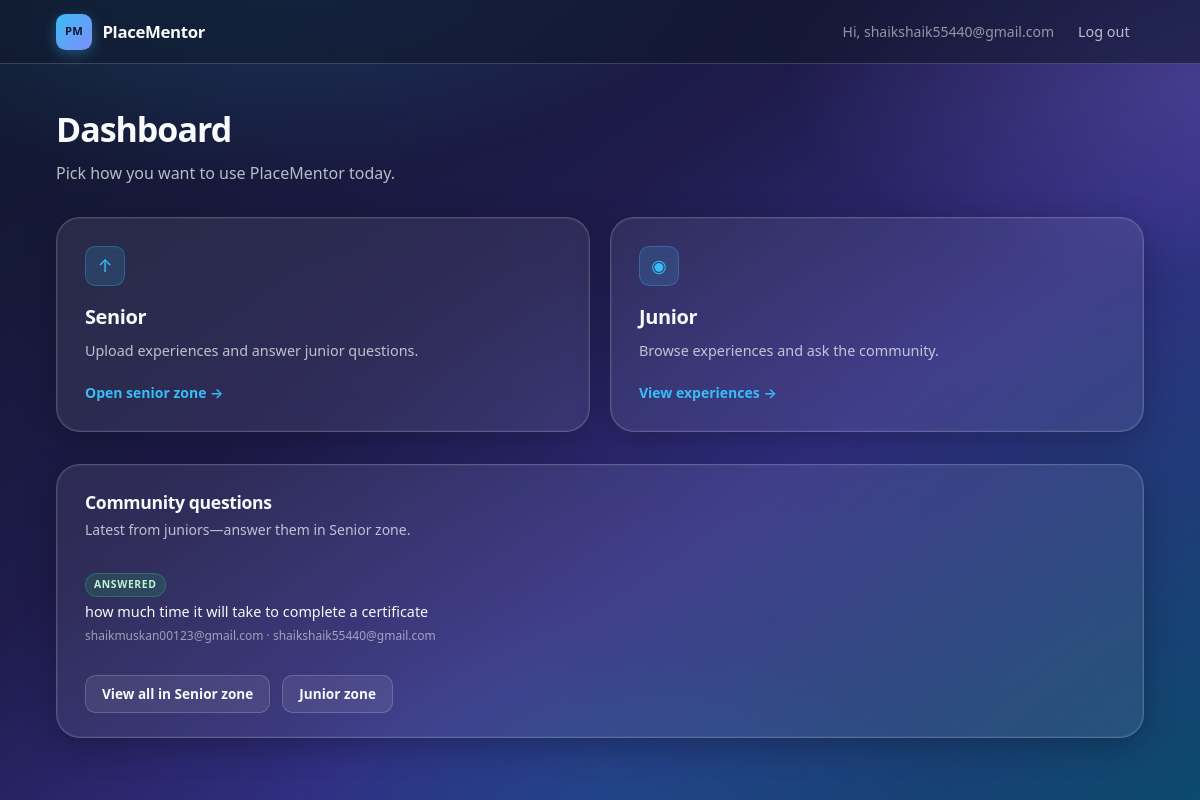
/dashboard (signed in), run on the app's committed database.
### tables this page shows
CREATE TABLE users (
            id INTEGER PRIMARY KEY AUTOINCREMENT,
            username TEXT UNIQUE NOT NULL,
            password TEXT NOT NULL
        );

CREATE TABLE queries (
            id INTEGER PRIMARY KEY AUTOINCREMENT,
            question TEXT NOT NULL,
            asked_by INTEGER NOT NULL,
            created_at TEXT NOT NULL DEFAULT (datetime('now')),
            answer TEXT,
            answered_by INTEGER,
            answered_at TEXT,
            FOREIGN KEY (asked_by) REFERENCES users(id),
            FOREIGN KEY (answered_by) REFERENCES users(id)
        );

### app.py (the view)
    @app.route("/dashboard")
    @login_required
    def dashboard():
        recent_queries = fetch_queries(limit=6)
        return render_template(
            "dashboard.html",
            username=current_username(),
            recent_queries=recent_queries,
        )

### auth.py (called while the page is built)
def current_username() -> str | None:
    return session.get(SESSION_USERNAME)

def login_required(view):
    @wraps(view)
    def wrapped(*args, **kwargs):
        if SESSION_USERNAME not in session:
            flash("Please log in to continue.", "error")
            return redirect(url_for("login", next=request.path))
        if not session.get(SESSION_USERNAME):
            session.clear()
            flash("Please log in to continue.", "error")
            return redirect(url_for("login", next=request.path))
        if SESSION_USER_ID not in session:
            session.clear()
            flash("Session expired. Please log in again.", "error")
            return redirect(url_for("login", next=request.path))
        return view(*args, **kwargs)
    return wrapped

### database.py (called while the page is built)
def connect_db() -> sqlite3.Connection:
    conn = sqlite3.connect(DB_NAME)
    conn.row_factory = sqlite3.Row
    return conn

@contextmanager
def db_connection():
    conn = connect_db()
    try:
        yield conn
    finally:
        conn.close()

def fetch_queries(limit: int | None = None, unanswered_first: bool = False):
    order = "ORDER BY q.created_at DESC"
    if unanswered_first:
        order = """
        ORDER BY CASE WHEN q.answer IS NULL OR TRIM(q.answer) = '' THEN 0 ELSE 1 END,
                 q.created_at DESC
        """
    sql = f"""
        SELECT q.id, q.question, q.answer, q.created_at, q.answered_at,
               u.username AS asker_name,
               ans.username AS answerer_name
        FROM queries q
        JOIN users u ON u.id = q.asked_by
        LEFT JOIN users ans ON ans.id = q.answered_by
        {order}
    """
    with db_connection() as conn:
        cur = conn.cursor()
        cur.execute(sql)
        rows = cur.fetchall()
    if limit is not None:
        rows = rows[:limit]
    return rows

### templates/dashboard.html (shortened to what this page needs)
<!DOCTYPE html>
<html lang="en">
<head>
    <link rel="stylesheet" href="{{ url_for('static', filename='style.css') }}" />
</head>
<body class="gradient-bg saas-body">
    <div class="bg-mesh" aria-hidden="true"></div>
    <header class="navbar">
        <div class="navbar-inner">
            <a href="{{ url_for('dashboard') }}" class="navbar-brand">
                <span class="navbar-logo">PM</span>
                <span class="navbar-title">PlaceMentor</span>
            </a>
            <nav class="navbar-nav" aria-label="Main">
                <span class="nav-user">Hi, {{ username }}</span>
                <a href="{{ url_for('logout') }}" class="nav-link">Log out</a>
            </nav>
        </div>
    </header>
    <main class="main-dashboard">
        <div class="container dashboard-container">
            <header class="dashboard-header">
                <h1 class="page-title">Dashboard</h1>
                <p class="page-subtitle">Pick how you want to use PlaceMentor today.</p>
            </header>
            <div class="role-grid">
                <a href="{{ url_for('senior') }}" class="role-card glass-card">
                    <span class="role-icon" aria-hidden="true">↑</span>
                    <h2 class="role-name">Senior</h2>
                    <p class="role-desc">Upload experiences and answer junior questions.</p>
                    <span class="role-cta">Open senior zone →</span>
                </a>
                <a href="{{ url_for('junior') }}" class="role-card glass-card">
                    <span class="role-icon" aria-hidden="true">◉</span>
                    <h2 class="role-name">Junior</h2>
                    <p class="role-desc">Browse experiences and ask the community.</p>
                    <span class="role-cta">View experiences →</span>
                </a>
            </div>
            <section class="queries-section glass-card" aria-labelledby="dash-queries-heading">
                <div class="queries-section-head">
                    <h2 id="dash-queries-heading" class="queries-section-title">Community questions</h2>
                    <p class="queries-section-desc">Latest from juniors—answer them in Senior zone.</p>
                </div>
                {% if recent_queries %}
                <ul class="query-list query-list--compact">
                    {% for q in recent_queries %}
                    <li class="query-list-item">
                        <span class="query-badge {% if q.answer and q.answer.strip() %}query-badge--answered{% else %}query-badge--open{% endif %}">
                            {% if q.answer and q.answer.strip() %}Answered{% else %}Open{% endif %}
                        </span>
                        <p class="query-list-text">{{ q.question }}</p>
                        <p class="query-list-meta">{{ q.asker_name }}{% if q.answer and q.answer.strip() %} · {{ q.answerer_name or 'Senior' }}{% endif %}</p>
                    </li>
                    {% endfor %}
                </ul>
                <div class="queries-section-actions">
                    <a href="{{ url_for('senior') }}" class="btn btn-ghost btn-sm">View all in Senior zone</a>
                    <a href="{{ url_for('junior') }}" class="btn btn-ghost btn-sm">Junior zone</a>
                </div>
                {% else %}
                <p class="empty-state empty-state--inline">No questions yet. Juniors can post from Junior zone.</p>
                {% endif %}
            </section>
        </div>
    </main>
</body>
</html>

### data on the page
users: username "shaikshaik55440@gmail.com"
queries: shows "ANSWERED", question "how much time it will take to complete a certificate", asker_name "shaikmuskan00123@gmail.com", username "shaikshaik55440@gmail.com"
